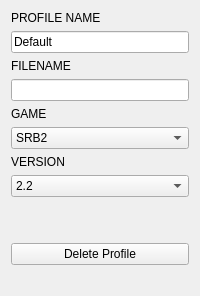
                    <widget class="QWidget" name="ProfilePage">
                     <layout class="QVBoxLayout" name="verticalLayout_10">
                      <item>
                       <widget class="QLabel" name="label">
                        <property name="text">
                         <string>PROFILE NAME</string>
                        </property>
                       </widget>
                      </item>
                      <item>
                       <widget class="QLineEdit" name="ProfileNameInput">
                        <property name="text">
                         <string>Default</string>
                        </property>
                       </widget>
                      </item>
                      <item>
                       <widget class="QLabel" name="label_8">
                        <property name="text">
                         <string>FILENAME</string>
                        </property>
                       </widget>
                      </item>
                      <item>
                       <widget class="QLineEdit" name="ProfileFilenameInput"/>
                      </item>
                      <item>
                       <widget class="QLabel" name="label_2">
                        <property name="text">
                         <string>GAME</string>
                        </property>
                       </widget>
                      </item>
                      <item>
                       <widget class="QComboBox" name="ProfileGameSetting">
                        <item>
                         <property name="text">
                          <string>SRB2</string>
                         </property>
                        </item>
                        <item>
                         <property name="text">
                          <string>SRB2Kart</string>
                         </property>
                        </item>
                       </widget>
                      </item>
                      <item>
                       <widget class="QLabel" name="label_3">
                        <property name="text">
                         <string>VERSION</string>
                        </property>
                       </widget>
                      </item>
                      <item>
                       <widget class="QComboBox" name="ProfileVersionSetting">
                        <item>
                         <property name="text">
                          <string>2.2</string>
                         </property>
                        </item>
                        <item>
                         <property name="text">
                          <string>2.1</string>
                         </property>
                        </item>
                        <item>
                         <property name="text">
                          <string>2.0</string>
                         </property>
                        </item>
                        <item>
                         <property name="text">
                          <string>1.09.X</string>
                         </property>
                        </item>
                        <item>
                         <property name="text">
                          <string>1.08</string>
                         </property>
                        </item>
                        <item>
                         <property name="text">
                          <string>1.07</string>
                         </property>
                        </item>
                       </widget>
                      </item>
                      <item>
                       <spacer name="verticalSpacer_5">
                        <property name="orientation">
                         <enum>Qt::Vertical</enum>
                        </property>
                        <property name="sizeHint" stdset="0">
                         <size>
                          <width>20</width>
                          <height>40</height>
                         </size>
                        </property>
                       </spacer>
                      </item>
                      <item>
                       <widget class="QPushButton" name="DeleteProfileButton">
                        <property name="text">
                         <string>Delete Profile</string>
                        </property>
                       </widget>
                      </item>
                      <item>
                       <layout class="QHBoxLayout" name="horizontalLayout_19">
                        <item>
                         <spacer name="horizontalSpacer_8">
                          <property name="orientation">
                           <enum>Qt::Horizontal</enum>
                          </property>
                          <property name="sizeHint" stdset="0">
                           <size>
                            <width>40</width>
                            <height>20</height>
                           </size>
                          </property>
                         </spacer>
                        </item>
                       </layout>
                      </item>
                     </layout>
                    </widget>
